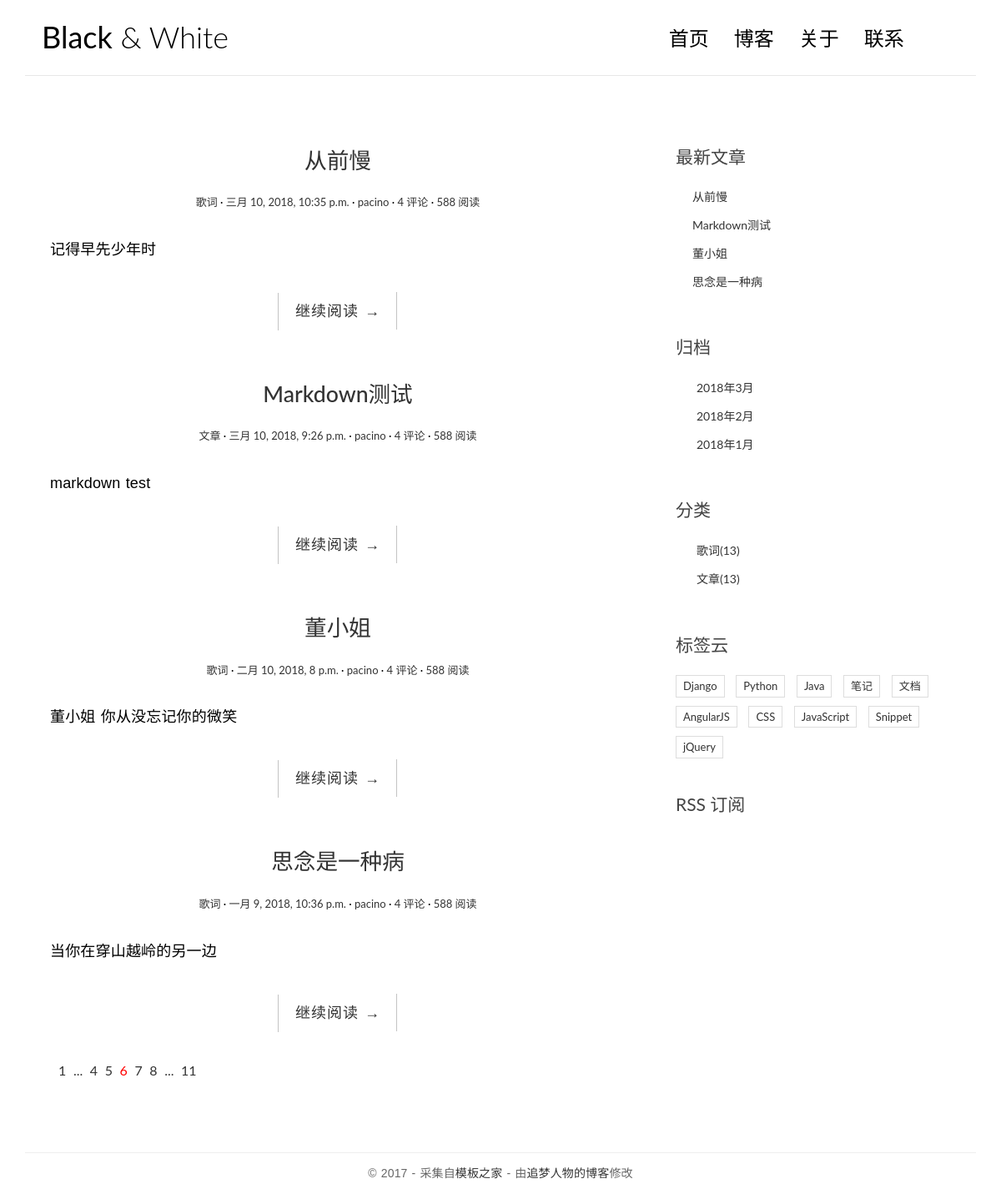
The page / on the database its author committed.
### blog/models.py (models this page shows, shortened)
class Post(models.Model):
    title = models.CharField(max_length=70)
    body = models.TextField()
    created_time = models.DateTimeField()
    modified_time = models.DateTimeField()
    excerpt = models.CharField(max_length=200, blank=True)
    category = models.ForeignKey(Category, on_delete=models.CASCADE)
    tags = models.ManyToManyField(Tag, blank=True)
    author = models.ForeignKey(User, on_delete=models.CASCADE)
    def get_absolute_url(self):
        return reverse('blog:detail', args=(self.pk,))

class Category(models.Model):
    name = models.CharField(max_length=100)

### blog/views.py (the view)
# urls.py: path('', views.index, name='index'),
def index(request):
    post_list = Post.objects.all().order_by('-created_time')
    context = {
        'post_list': post_list,
    }
    return render(request, 'blog/index.html', context)

### blog/templatetags/blog_tags.py (called while the page is built)
@register.simple_tag
def get_recent_posts(num=5):
    return Post.objects.all().order_by('-created_time')[:num]

@register.simple_tag
def archives():
    return Post.objects.dates('created_time', 'month', order='DESC')

@register.simple_tag
def get_category():
    return Category.objects.all()

### templates/blog/index.html
{% extends 'base.html' %}
{% load staticfiles %}
            {% block main %}
                {% for post in post_list %}
                <article class="post post-{{ post.pk }}">
                    <header class="entry-header">
                        <h1 class="entry-title">
                            <a href="{{ post.get_absolute_url }}">{{ post.title }}</a>
                        </h1>
                        <div class="entry-meta">
                            <span class="post-category"><a href="#">{{ post.category.name }}</a></span>
                            <span class="post-date"><a href="#"><time class="entry-date"
                                                                      datetime="{{ post.created_time }}">{{ post.created_time }}</time></a></span>
                            <span class="post-author"><a href="#">{{ post.author }}</a></span>
                            <span class="comments-link"><a href="#">4 评论</a></span>
                            <span class="views-count"><a href="#">588 阅读</a></span>
                        </div>
                    </header>
                    <div class="entry-content clearfix">
                        <p>{{ post.excerpt}}</p>
                        <div class="read-more cl-effect-14">
                            <a href="{{ post.get_absolute_url }}" class="more-link">继续阅读 <span class="meta-nav">→</span></a>
                        </div>
                    </div>
                </article>
                {% empty %}
                    <div class="no-post">暂时还没有发布的文章！</div>
                {% endfor %}
                <div class="pagination">
                    <ul>
                        <li><a href="">1</a></li>
                        <li><a href="">...</a></li>
                        <li><a href="">4</a></li>
                        <li><a href="">5</a></li>
                        <li class="current"><a href="">6</a></li>
                        <li><a href="">7</a></li>
                        <li><a href="">8</a></li>
                        <li><a href="">...</a></li>
                        <li><a href="">11</a></li>
                    </ul>
                </div>
            {% endblock main %}

### templates/base.html (shortened to what this page needs)
{% load staticfiles %}
{% load blog_tags %}
<!DOCTYPE html>
<html>
<head>
    <link rel="stylesheet" href="http://code.ionicframework.com/ionicons/2.0.1/css/ionicons.min.css">
    <link rel="stylesheet" href="{% static 'blog/css/bootstrap.min.css' %}">
    <link rel="stylesheet" href="{% static 'blog/css/pace.css' %}">
    <link rel="stylesheet" href="{% static 'blog/css/custom.css' %}">
</head>
<body>
<div class="container">
    <header id="site-header">
        <div class="row">
            <div class="col-md-4 col-sm-5 col-xs-8">
                <div class="logo">
                    <h1><a href="index.html"><b>Black</b> &amp; White</a></h1>
                </div>
            </div>
            <div class="col-md-8 col-sm-7 col-xs-4">
                <nav class="main-nav" role="navigation">
                    <div class="collapse navbar-collapse" id="bs-example-navbar-collapse-1">
                        <ul class="nav navbar-nav navbar-right">
                            <li class="cl-effect-11"><a href="/" data-hover="首页">首页</a></li>
                            <li class="cl-effect-11"><a href="full-width.html" data-hover="博客">博客</a></li>
                            <li class="cl-effect-11"><a href="about.html" data-hover="关于">关于</a></li>
                            <li class="cl-effect-11"><a href="contact.html" data-hover="联系">联系</a></li>
                        </ul>
                    </div>
                </nav>
            </div>
        </div>
    </header>
</div>
<div class="content-body">
    <div class="container">
        <div class="row">
            <main class="col-md-8">
                {% block main %}
                {% endblock main %}
            </main>
            <aside class="col-md-4">
                <div class="widget widget-recent-posts">
                    <h3 class="widget-title">最新文章</h3>
                    <ul>
                        {% get_recent_posts as recent_post_list %}
                        {% for blog in recent_post_list %}
                        <li>
                            <a href="{{ blog.get_absolute_url }}">{{ blog.title }}</a>
                        </li>
                        {% endfor %}
                    </ul>
                </div>
                <div class="widget widget-archives">
                    <h3 class="widget-title">归档</h3>
                    <ul>
                        {% archives as date_list %}
                        {% for date in date_list %}
                        <li>
                            <a href="#">{{ date.year }}年{{ date.month }}月</a>
                        </li>
                        {% endfor %}
                    </ul>
                </div>
                <div class="widget widget-category">
                    <h3 class="widget-title">分类</h3>
                    <ul>
                        {% get_category as category_list %}
                        {% for category in category_list %}
                        <li>
                            <a href="#">{{ category.name }}<span class="post-count">(13)</span></a>
                        </li>
                        {% endfor %}
                    </ul>
                </div>
                <div class="widget widget-tag-cloud">
                    <h3 class="widget-title">标签云</h3>
                    <ul>
                        <li>
                            <a href="#">Django</a>
                        </li>
                        <li>
                            <a href="#">Python</a>
                        </li>
                        <li>
                            <a href="#">Java</a>
                        </li>
                        <li>
                            <a href="#">笔记</a>
                        </li>
                        <li>
                            <a href="#">文档</a>
                        </li>
                        <li>
                            <a href="#">AngularJS</a>
                        </li>
                        <li>
                            <a href="#">CSS</a>
                        </li>
                        <li>
                            <a href="#">JavaScript</a>
                        </li>
                        <li>
                            <a href="#">Snippet</a>
                        </li>
                        <li>
                            <a href="#">jQuery</a>
                        </li>
                    </ul>
                </div>
                <div class="rss">
                    <a href=""> RSS 订阅</a>
                </div>
            </aside>
        </div>
    </div>
</div>
<footer id="site-footer">
    <div class="container">
        <div class="row">
            <div class="col-md-12">
                <p class="copyright">&copy 2017 - 采集自<a href="http://www.cssmoban.com/"
                                                        target="_blank" title="模板之家">模板之家</a>
                    - 由<a href="http://zmrenwu.com/" title="网页模板" target="_blank">追梦人物的博客</a>修改
                </p>
            </div>
        </div>
    </div>
</footer>
</body>
</html>

### blog/static/blog/css/custom.css (style rules this page uses)
* { outline: none; }
h1, h2, h3, h4, h5, h6 { margin-top: 0; }
b { font-weight: 400; }
a { color: #333; }
body { color: #444; font-family: 'Lato', sans-serif; }
p { font-family: 'Ubuntu', sans-serif; font-weight: 400; word-spacing: 1px; letter-spacing: 0.01em; }
#site-header { background-color: #FFF; padding: 25px 20px; margin-bottom: 40px; border-bottom: 1px solid #e7e7e7; }
.logo h1 a { color: #000; }
.logo h1 { margin: 0; font-family: 'Lato', sans-serif; font-weight: 300; }
.main-nav { margin-top: 11px; max-width: 95%; }
.main-nav a { color: #000000 !important; padding: 0 0 5px 0 !important; margin-right: 30px; font-family: 'Lato', sans-serif; font-weight: 300; font-size: 24px; }
.cl-effect-11 a { padding: 10px 0; color: #0972b4; text-shadow: none; }
.cl-effect-11 a::before { position: absolute; top: 0; left: 0; overflow: hidden; padding: 0 0 5px 0 !important; max-width: 0; border-bottom: 1px solid #000; color: #000; content: attr(data-hover); white-space: nowrap; -webkit-transition: max-width 0.5s; -moz-transition: max-width 0.5s; transition: max-width 0.5s; }
.content-body { padding-bottom: 4em; }
.post { background: #fff; padding: 30px 30px 0; }
.entry-title { text-align: center; font-size: 1.9em; margin-bottom: 20px; line-height: 1.6; padding: 10px 20px 0; }
.entry-meta { text-align: center; color: #DDDDDD; font-size: 13px; margin-bottom: 30px; }
.entry-content { font-size: 18px; line-height: 1.9; font-weight: 300; color: #000; }
.post-category::after, .post-date::after, .post-author::after, .comments-link::after { content: ' ·'; color: #000; }
.read-more { font-family: 'Ubuntu', sans-serif; font-weight: 400; word-spacing: 1px; letter-spacing: 0.01em; text-align: center; margin-top: 20px; }
.cl-effect-14 a { padding: 0 20px; height: 45px; line-height: 45px; position: relative; display: inline-block; margin: 15px 25px; letter-spacing: 1px; font-weight: 400; text-shadow: 0 0 1px rgba(255, 255, 255, 0.3); }
.cl-effect-14 a::before, .cl-effect-14 a::after { position: absolute; width: 45px; height: 1px; background: #C3C3C3; content: ''; -webkit-transition: all 0.3s; -moz-transition: all 0.3s; transition: all 0.3s; pointer-events: none; }
.cl-effect-14 a::before { top: 0; left: 0; -webkit-transform: rotate(90deg); -moz-transform: rotate(90deg); transform: rotate(90deg); -webkit-transform-origin: 0 0; -moz-transform-origin: 0 0; transform-origin: 0 0; }
.cl-effect-14 a::after { right: 0; bottom: 0; -webkit-transform: rotate(90deg); -moz-transform: rotate(90deg); transform: rotate(90deg); -webkit-transform-origin: 100% 0; -moz-transform-origin: 100% 0; transform-origin: 100% 0; }
.widget { background: #fff; padding: 30px 0 0; }
.widget-title { font-size: 1.5em; margin-bottom: 20px; line-height: 1.6; padding: 10px 0 0; font-weight: 400; }
.widget-recent-posts ul { padding: 0; margin: 0; padding-left: 20px; }
.widget-recent-posts ul li { list-style-type: none; position: relative; line-height: 170%; margin-bottom: 10px; }
.widget-recent-posts ul li::before { content: '\f3d3'; font-family: "Ionicons"; position: absolute; left: -17px; top: 3px; font-size: 16px; color: #000; }
.widget-archives ul { padding: 0; margin: 0; padding-left: 25px; }
.widget-archives ul li { list-style-type: none; position: relative; line-height: 170%; margin-bottom: 10px; }
.widget-archives ul li::before { content: '\f3f3'; font-family: "Ionicons"; position: absolute; left: -25px; top: 1px; font-size: 16px; color: #000; }
.widget-category ul { padding: 0; margin: 0; padding-left: 25px; }
.widget-category ul li { list-style-type: none; position: relative; line-height: 170%; margin-bottom: 10px; }
.widget-category ul li::before { content: '\f3fe'; font-family: "Ionicons"; position: absolute; left: -25px; top: 1px; font-size: 18px; color: #000; }
.widget-tag-cloud ul { padding: 0; margin: 0; margin-right: -10px; }
.widget-tag-cloud ul li { list-style-type: none; font-size: 13px; display: inline-block; margin-right: 10px; margin-bottom: 10px; padding: 3px 8px; border: 1px solid #ddd; }
.rss { font-size: 21px; margin-top: 30px; }
.rss a { color: #444; }
#site-footer { padding-top: 10px; padding: 0 0 1.5em 0; }
.copyright { text-align: center; padding-top: 1em; margin: 0; border-top: 1px solid #eee; color: #666; }
.pagination ul { list-style: none; }
.pagination ul li { display: inline-block; font-size: 16px; margin-right: 5px; }
.current a { color: red; }

### rows shown on the page
Post: title "从前慢", category.name "歌词", created_time "三月 10, 2018, 10:35 p.m.", author "pacino", excerpt "记得早先少年时"
Post: title "Markdown测试", category.name "文章", created_time "三月 10, 2018, 9:26 p.m.", author "pacino", excerpt "markdown test"
Post: title "董小姐", category.name "歌词", created_time "二月 10, 2018, 8 p.m.", author "pacino", excerpt "董小姐 你从没忘记你的微笑"
Post: title "思念是一种病", category.name "歌词", created_time "一月 9, 2018, 10:36 p.m.", author "pacino", excerpt "当你在穿山越岭的另一边"
Category: name "歌词"
Category: name "文章"

### other values the page prints
{{ date.year }} "2018" "2018" "2018"
{{ date.month }} "3" "2" "1"
